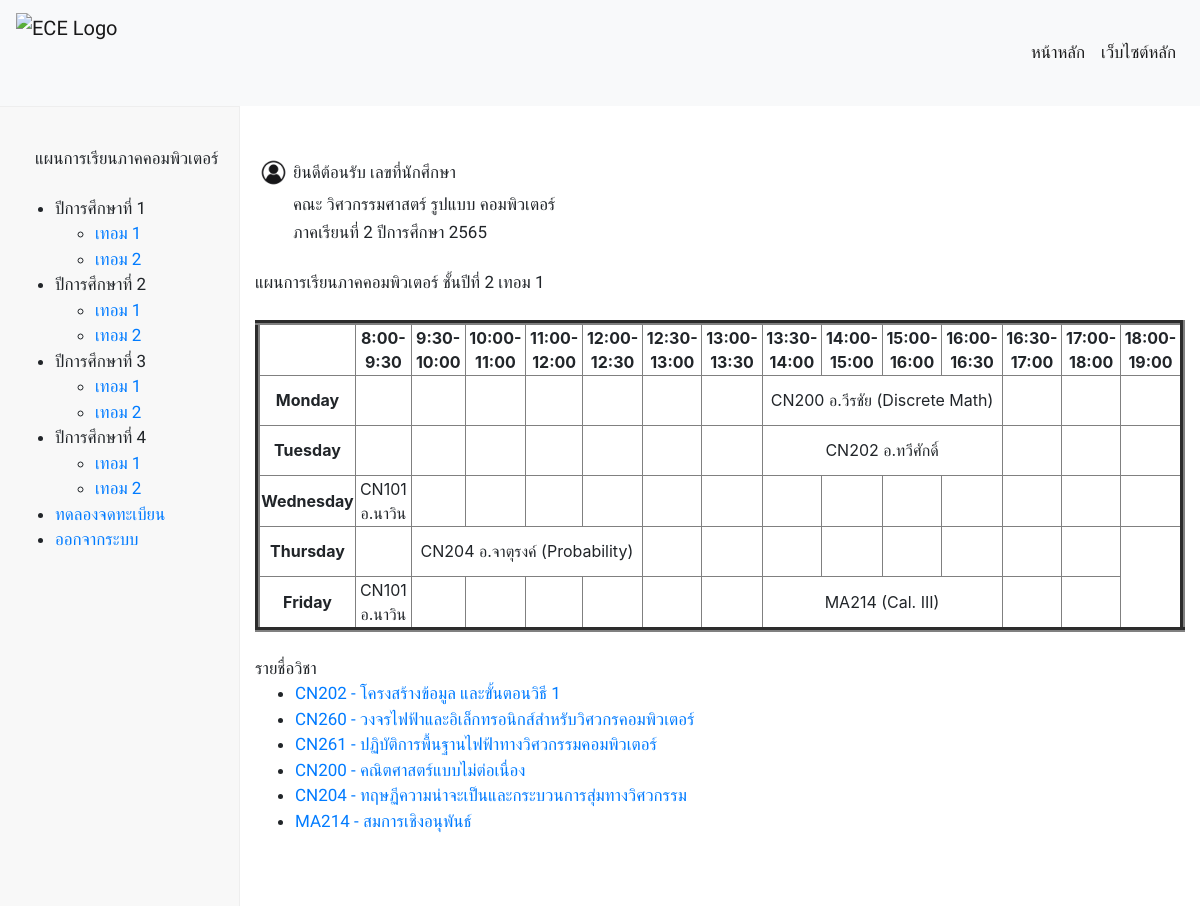
Page /two_termone/ on the committed database.
### database/models.py (models this page shows, shortened)
class Subject(models.Model):
    S_id = models.CharField(max_length=25)
    S_name = models.CharField(max_length=50)
    S_credits = models.FloatField()
    S_detail = models.TextField()
    S_teacher = models.ForeignKey(Person, on_delete=models.CASCADE)
    pre_id = models.ManyToManyField(
        'self', blank=True, symmetrical=False, related_name='presub')
    post_id = models.ManyToManyField(
        'self', blank=True, symmetrical=False, related_name='postsub')
    same_id = models.ManyToManyField(
        'self', blank=True, symmetrical=False, related_name='samesub')
    term = models.CharField(max_length=25,null=True, blank=True,)

### subjectenroller/views.py (the view)
# urls.py: path('two_termone/', views.two_termone , name="two_termone"),
def two_termone(request):
    skills = Skill.objects.all()
    subject = Subject.objects.all()
    context = {'skills': skills,'subject': subject,}
    return render(request, 'subjectenroller/two_termone.html', context)

### subjectenroller/templates/subjectenroller/two_termone.html (shortened to what this page needs)
{% extends "subjectenroller/layout.html" %}
{% load static %}
{% block body %}
    <br>
    <br>
    <div style="display: flex; flex-direction: column;">
        <div class="container">
            <div class="row">
              <div class="col-auto">
                <table style="width:100%">
                    <tr>
                        <th><img src="/static/image/user.jpg" alt="userlogo" width="35" height="35"></th>
                        <td><a>ยินดีต้อนรับ {{ request.session.name }}  เลขที่นักศึกษา {{ request.session.user_id }}</a></td>
                    </tr>
                    <tr>
                        <td></td>
                        <td><a>คณะ วิศวกรรมศาสตร์ รูปแบบ คอมพิวเตอร์</a></td>
                    </tr>
                    <tr>
                        <td></td>
                        <td><a>ภาคเรียนที่ 2 ปีการศึกษา 2565</a></td>
                    </tr>
                </table>
              </div>
              <div class="col-auto">
              </div>
            </div>
            <br>
            <a>แผนการเรียนภาคคอมพิวเตอร์  ชั้นปีที่ 2 เทอม 1</a>
            <br>
            <br>
            <table border="5" cellspacing="0" align="center">
                <tr>
                    <td align="center" height="50"
                        width="100"><br>
                    </td>
                    <td align="center" height="50"
                        width="100">
                        <b>8:00-9:30</b>
                    </td>
                    <td align="center" height="50"
                        width="100">
                        <b>9:30-10:00</b>
                    </td>
                    <td align="center" height="50"
                        width="100">
                        <b>10:00-11:00</b>
                    </td>
                    <td align="center" height="50"
                        width="100">
                        <b>11:00-12:00</b>
                    </td>
                    <td align="center" height="50"
                        width="100">
                        <b>12:00-12:30</b>
                    </td>
                    <td align="center" height="50"
                        width="100">
                        <b>12:30-13:00</b>
                    </td>
                    <td align="center" height="50"
                        width="100">
                        <b>13:00-13:30</b>
                    </td>
                    <td align="center" height="50"
                        width="100">
                        <b>13:30-14:00</b>
                    </td>
                    <td align="center" height="50"
                        width="100">
                        <b>14:00-15:00</b>
                    </td>
                    <td align="center" height="50"
                        width="100">
                        <b>15:00-16:00</b>
                    </td>
                    <td align="center" height="50"
                        width="100">
                        <b>16:00-16:30</b>
                    </td>
                    <td align="center" height="50"
                        width="100">
                        <b>16:30-17:00</b>
                    </td>
                    <td align="center" height="50"
                        width="100">
                        <b>17:00-18:00</b>
                    </td>
                    <td align="center" height="50"
                        width="100">
                        <b>18:00-19:00</b>
                    </td>
                </tr>
                <tr>
                    <td align="center" height="50">
                        <b>Monday</b></td>
                    <td align="center" height="50"></td>
                    <td align="center" height="50"></td>
                    <td align="center" height="50"></td>
                    <td align="center" height="50"></td>
                    <td align="center" height="50"></td>
                    <td align="center" height="50"></td>
                    <td align="center" height="50"></td>
                    <td colspan="4" align="center" height="50">CN200 อ.วีรชัย (Discrete Math)</td>
                    <td align="center" height="50"></td>
                    <td align="center" height="50"></td>
                    <td align="center" height="50"></td>
                </tr>
                <tr>
                    <td align="center" height="50">
                        <b>Tuesday</b>
                    </td>
                    <td align="center" height="50"></td>
                    <td align="center" height="50"></td>
                    <td align="center" height="50"></td>
                    <td align="center" height="50"></td>
                    <td align="center" height="50"></td>
                    <td align="center" height="50"></td>
                    <td align="center" height="50"></td>
                    <td colspan="4" align="center" height="50">CN202 อ.ทวีศักดิ์</td>
                    <td align="center" height="50"></td>
                    <td align="center" height="50"></td>
                    <td align="center" height="50"></td>
                </tr>
                <tr>
                    <td align="center" height="50">
                        <b>Wednesday</b>
                    </td>
                    <td align="center" height="50">CN101 อ.นาวิน</td>
                    <td align="center" height="50"></td>
                    <td align="center" height="50"></td>
                    <td align="center" height="50"></td>
                    <td align="center" height="50"></td>
                    <td align="center" height="50"></td>
                    <td align="center" height="50"></td>
                    <td align="center" height="50"></td>
                    <td align="center" height="50"></td>
                    <td align="center" height="50"></td>
                    <td align="center" height="50"></td>
                    <td align="center" height="50"></td>
                    <td align="center" height="50"></td>
                    <td align="center" height="50"></td>
                </tr>
                <tr>
                    <td align="center" height="50">
                        <b>Thursday</b>
                    </td>
                    <td align="center" height="50"></td>
                    <td colspan="4" align="center" height="50">CN204 อ.จาตุรงค์ (Probability)</td>
                    <td align="center" height="50"></td>
                    <td align="center" height="50"></td>
                    <td align="center" height="50"></td>
                    <td align="center" height="50"></td>
                    <td align="center" height="50"></td>
                    <td align="center" height="50"></td>
                    <td align="center" height="50"></td>
                    <td align="center" height="50"></td>
                </tr>
                <tr>
                    <td align="center" height="50">
                        <b>Friday</b>
                    </td>
                    <td align="center" height="50">CN101 อ.นาวิน</td>
                    <td align="center" height="50"></td>
                    <td align="center" height="50"></td>
                    <td align="center" height="50"></td>
                    <td align="center" height="50"></td>
                    <td align="center" height="50"></td>
                    <td align="center" height="50"></td>
                    <td colspan="4" align="center" height="50">MA214 (Cal. III)</td>
                    <td align="center" height="50"></td>
                    <td align="center" height="50"></td>
                </tr>
            </table>
        <br>
        <a>รายชื่อวิชา</a>
        <ul>
          {% for subject in subject %}
            {% if subject.term == '21' %}
            <li><a href="{% url 'detail' subject.S_id %}">{{ subject.S_id }} - {{ subject.S_name }}</a></li>
            {% endif %}
          {% endfor %}
        </ul>
{% endblock %}

### static/css/styles.css (style rules this page uses)
a { color: white; font-family: 'Prompt', sans-serif; font-size: 17px; position: relative; }

### rows in the picture
Subject: S_id "CN202", S_name "โครงสร้างข้อมูล และขั้นตอนวิธี 1"
Subject: S_id "CN260", S_name "วงจรไฟฟ้าและอิเล็กทรอนิกส์สำหรับวิศวกรคอมพิวเตอร์"
Subject: S_id "CN261", S_name "ปฏิบัติการพื้นฐานไฟฟ้าทางวิศวกรรมคอมพิวเตอร์"
Subject: S_id "CN200", S_name "คณิตศาสตร์แบบไม่ต่อเนื่อง"
Subject: S_id "CN204", S_name "ทฤษฏีความน่าจะเป็นและกระบวนการสุ่มทางวิศวกรรม"
Subject: S_id "MA214", S_name "สมการเชิงอนุพันธ์"
